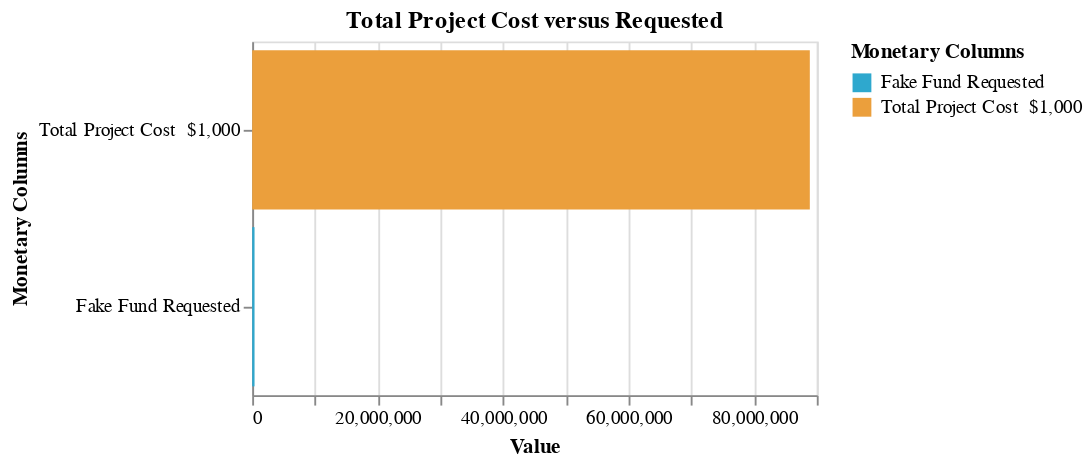

Write notebook code for a chart like this one.
### Code cell
_utils.basic_bar_chart_custom_tooltip(
    funding,
    "Value",
    "Monetary Columns",
    "Total",
    "Monetary Columns",
    chart_title="Total Project Cost versus Requested",
)

### Figure 1 — Vega-Lite specification as saved in the notebook (floating-point values rounded to 4 significant figures)
{"config": {"view": {"continuousWidth": 400, "continuousHeight": 300}}, "data": {"name": "data-8e78471e686c4b16c03662dd10866c2e"}, "mark": "bar", "encoding": {"color": {"field": "Monetary Columns", "legend": {"title": "Monetary Columns"}, "scale": {"range": ["#2EA8CE", "#EB9F3C", "#F4D837", "#51BF9D", "#8CBCCB", "#9487C0"]}, "type": "nominal"}, "tooltip": [{"field": "Total", "type": "nominal"}], "x": {"field": "Value", "title": "Value", "type": "quantitative"}, "y": {"field": "Monetary Columns", "sort": "-x", "title": "Monetary Columns", "type": "nominal"}}, "height": 188, "title": "Total Project Cost versus Requested", "width": 300, "$schema": "https://vega.github.io/schema/vega-lite/v4.17.0.json", "datasets": {"data-8e78471e686c4b16c03662dd10866c2e": [{"Monetary Columns": "Total Project Cost  $1,000 ", "Value": 88888888, "Total": "$88,888,888.00"}, {"Monetary Columns": "Fake Fund Requested", "Value": 367800.0, "Total": "$367,809.57"}]}}
